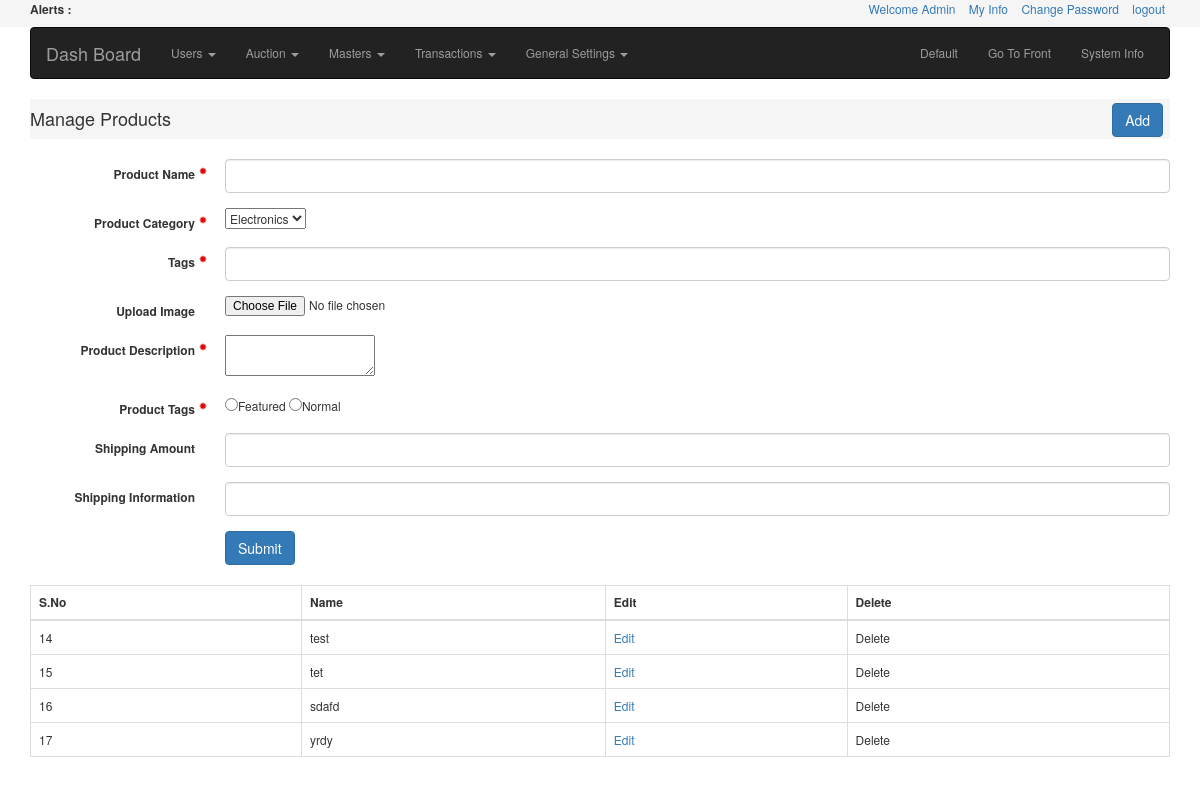
/admin/manage_products.php, run on an earlier commit of the app's database.
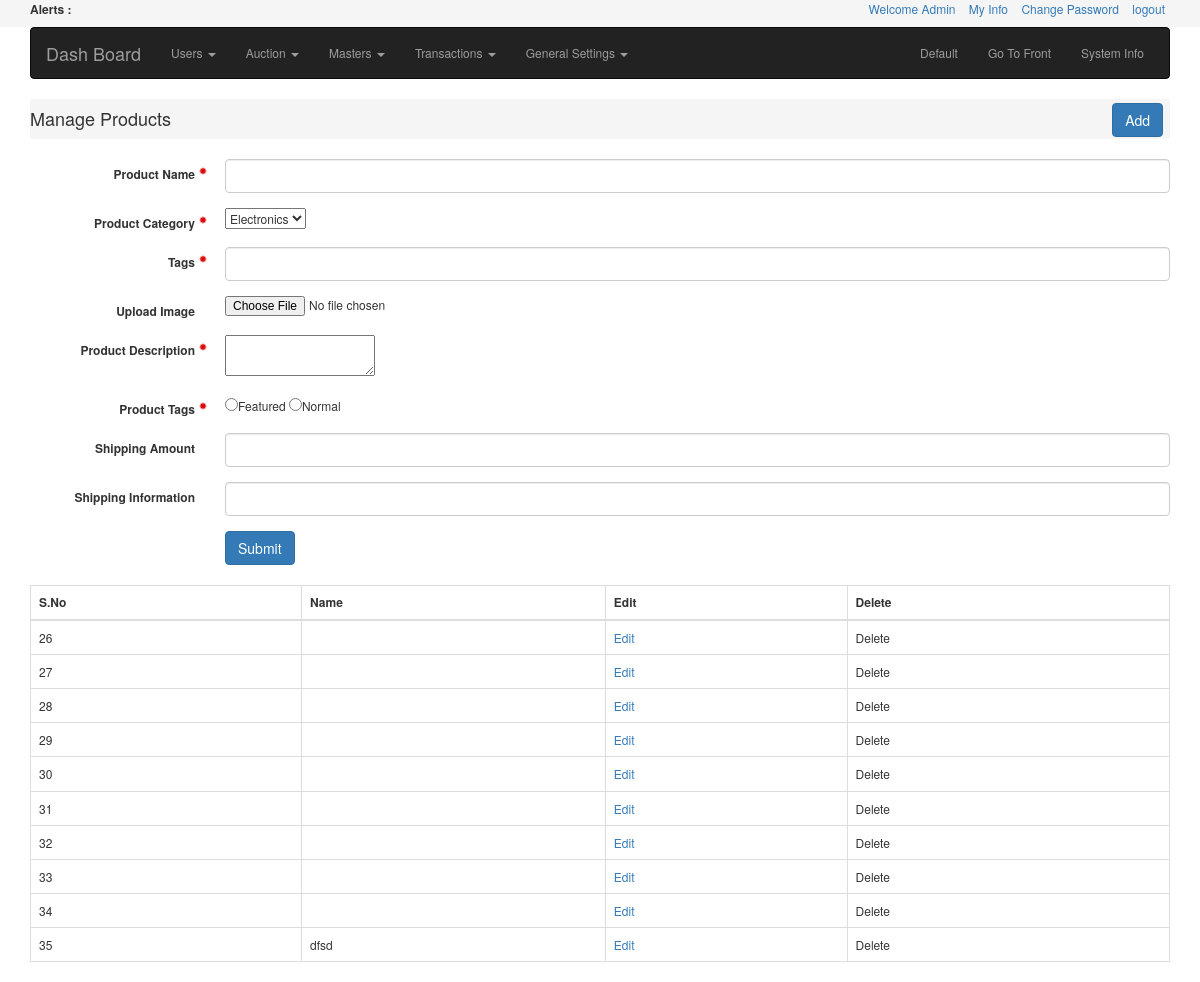
And on a later commit of the database.
### tables this page shows
CREATE TABLE IF NOT EXISTS `auction_products` (
  `id` int(11) NOT NULL AUTO_INCREMENT,
  `name` varchar(255) NOT NULL,
  `category_id` int(3) NOT NULL,
  `short_description` varchar(255) NOT NULL,
  `image` varchar(100) NOT NULL,
  `description` text NOT NULL,
  `product_tags` varchar(30) NOT NULL,
  `opening_price` int(11) NOT NULL,
  `lowest_bid_price` int(11) NOT NULL,
  `bid_price` int(11) NOT NULL,
  `start_date` datetime NOT NULL,
  `end_date` datetime NOT NULL,
  `buy_now_price` int(11) NOT NULL,
  `payment_method` varchar(100) NOT NULL,
  `shipping_amount` int(11) NOT NULL,
  `shipping_information` varchar(255) NOT NULL,
  `created_at` int(11) NOT NULL,
  PRIMARY KEY (`id`)
);

### includes/db.php (called while the page is built, shortened)
<?php
class db{
	function connect($host, $user, $pass, $base_name)
	{
		$db = mysql_select_db($base_name);
	}
	function getAll($query)
	{
		$result = mysql_query($query);
		$res = array();
		while($rows = mysql_fetch_assoc($result)){
			$res[] = $rows;
		}
		return $res;
	}
}

### init.php (called while the page is built, shortened)
<?php
include('includes/db.php');
$db = new db;

### admin/manage_products.php (the view, shortened to what this page needs)
<?php
include('../init.php');
$sql = "select * from auction_products";
$products = $db->getAll($sql);
include('header.php');
?>
<div class="table_header">
	<div class="admin_tbl_title"><h4>Manage Products</h4></div>
	<button id="addCategoryBtn" class="btn btn-primary addCategoryBtn">Add</button>
</div>
<?php include('partials/productform.php') ?>
<table class="table table-bordered">
   <thead>
      <tr>
         <th>S.No</th>
         <th>Name</th>
         <th>Edit</th>
         <th>Delete</th>
      </tr>
   </thead>
   <tbody>
      <?php foreach ($products as $product): ?>
      <tr>
         <td><?php echo $product['id']; ?> </td>
         <td><?php echo $product['name']; ?> </td>
         <td><a href="?action=edit&id=<?php echo $product['id'];  ?>">Edit</a></td>
         <td>Delete</td>
      </tr>
   <?php endforeach; ?>
   </tbody>
</table>
<?php include('footer.php'); ?>

What changed in the data, as far as the page shows it:
removed auction_products: id "14", name "test"
removed auction_products: id "15", name "tet"
removed auction_products: id "16", name "sdafd"
removed auction_products: id "17", name "yrdy"
added auction_products: id "26"
added auction_products: id "27"
added auction_products: id "28"
added auction_products: id "29"
added auction_products: id "30"
added auction_products: id "31"
added auction_products: id "32"
added auction_products: id "33"
added auction_products: id "34"
added auction_products: id "35", name "dfsd"
